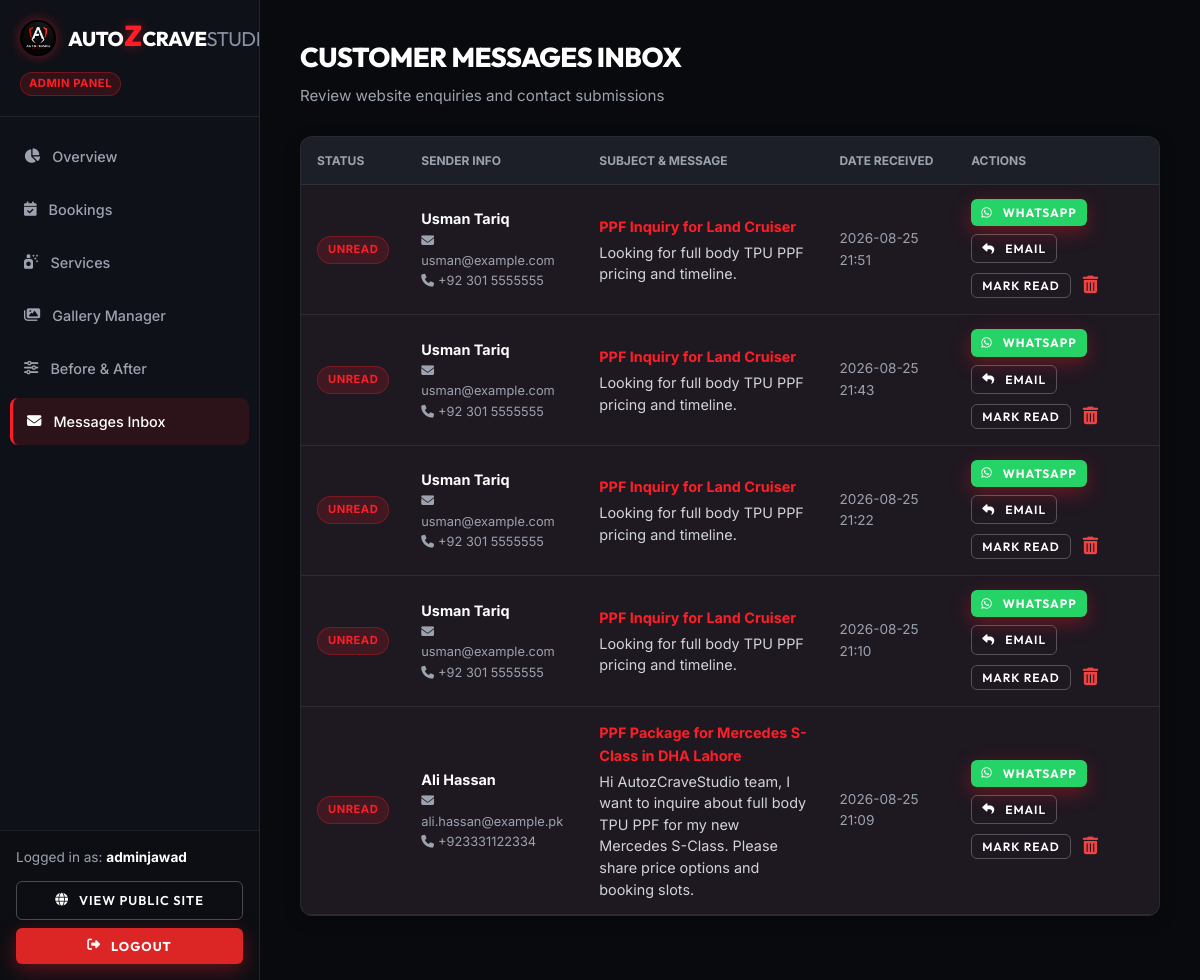
Screenshot of /admin/messages (signed in) with the database file from the repository.
### models/user.py (models this page shows, shortened)
class User(UserMixin, db.Model):
    __tablename__ = 'users'
    id = db.Column(db.Integer, primary_key=True)
    name = db.Column(db.String(100), nullable=False)
    email = db.Column(db.String(120), unique=True, nullable=False, index=True)
    password_hash = db.Column(db.String(256), nullable=False)
    role = db.Column(db.String(20), nullable=False, default='customer')  # 'admin' or 'customer'
    created_at = db.Column(db.DateTime, default=datetime.utcnow)
    def is_admin(self):
        return self.role == 'admin'

### models/contact.py (models this page shows, shortened)
class ContactMessage(db.Model):
    __tablename__ = 'contact_messages'
    id = db.Column(db.Integer, primary_key=True)
    name = db.Column(db.String(100), nullable=False)
    email = db.Column(db.String(120), nullable=False)
    phone = db.Column(db.String(30), nullable=True)
    subject = db.Column(db.String(150), nullable=False)
    message = db.Column(db.Text, nullable=False)
    status = db.Column(db.String(20), default='Unread', nullable=False)  # Unread, Read
    created_at = db.Column(db.DateTime, default=datetime.utcnow)

### routes/admin.py (the view)
@admin_bp.route('/messages')
@admin_required
def messages():
    messages_list = ContactMessage.query.order_by(ContactMessage.created_at.desc()).all()
    return render_template('admin/messages.html', messages=messages_list)

### routes/admin.py (called while the page is built)
def admin_required(f):
    @wraps(f)
    @login_required
    def decorated_function(*args, **kwargs):
        if not current_user.is_admin():
            flash('Admin authorization required.', 'error')
            return redirect(url_for('auth.login'))
        return f(*args, **kwargs)
    return decorated_function

### templates/admin/messages.html (shortened to what this page needs)
{% extends "admin/base_admin.html" %}
{% block content %}
<div class="admin-header">
    <div>
        <h1 class="admin-page-title">CUSTOMER MESSAGES INBOX</h1>
        <p style="color: var(--admin-muted); font-size: 0.95rem;">Review website enquiries and contact submissions</p>
    </div>
</div>
<div class="admin-table-container">
    <table class="admin-table">
        <thead>
            <tr>
                <th>STATUS</th>
                <th>SENDER INFO</th>
                <th>SUBJECT & MESSAGE</th>
                <th>DATE RECEIVED</th>
                <th>ACTIONS</th>
            </tr>
        </thead>
        <tbody>
            {% for m in messages %}
            <tr style="{% if m.status == 'Unread' %}background: rgba(255, 30, 39, 0.04);{% endif %}">
                <td>
                    {% if m.status == 'Unread' %}
                    <span class="badge badge-cancelled">Unread</span>
                    {% else %}
                    <span class="badge badge-completed">Read</span>
                    {% endif %}
                </td>
                <td>
                    <strong style="color: #fff; display: block;">{{ m.name }}</strong>
                    <div style="font-size: 0.8rem; color: var(--admin-muted);">
                        <i class="fa-solid fa-envelope" style="margin-right: 4px;"></i>{{ m.email }}<br>
                        {% if m.phone %}<i class="fa-solid fa-phone" style="margin-right: 4px;"></i>{{ m.phone }}{% endif %}
                    </div>
                </td>
                <td>
                    <strong style="color: var(--admin-red); display: block; margin-bottom: 4px;">{{ m.subject }}</strong>
                    <p style="font-size: 0.9rem; color: #d1d5db; line-height: 1.5; max-width: 460px;">
                        {{ m.message }}
                    </p>
                </td>
                <td style="font-size: 0.85rem; color: var(--admin-muted);">
                    {{ m.created_at.strftime('%Y-%m-%d %H:%M') }}
                </td>
                <td>
                    <div style="display: flex; align-items: center; gap: 8px; flex-wrap: wrap;">
                        {% if m.phone %}
                        <a href="https://wa.me/{{ m.phone | replace('+', '') | replace(' ', '') | replace('-', '') }}?text=Hi%20{{ m.name | urlencode }},%20thank%20you%20for%20contacting%20AutozCraveStudio%20regarding:%20{{ m.subject | urlencode }}." target="_blank" class="btn-primary" style="background:#25d366; padding: 4px 10px; font-size: 0.75rem; border:none;" title="Reply on WhatsApp">
                            <i class="fa-brands fa-whatsapp"></i> WhatsApp
                        </a>
                        {% endif %}
                        <a href="mailto:{{ m.email }}?subject=Re:%20{{ m.subject | urlencode }}%20-%20AutozCraveStudio" class="btn-outline" style="padding: 4px 10px; font-size: 0.75rem;" title="Reply by Email">
                            <i class="fa-solid fa-reply"></i> Email
                        </a>
                        <form action="{{ url_for('admin.toggle_message_read', msg_id=m.id) }}" method="POST" style="display:inline;">
                            <button type="submit" class="btn-outline" style="padding: 4px 10px; font-size: 0.75rem;">
                                Mark {% if m.status == 'Unread' %}Read{% else %}Unread{% endif %}
                            </button>
                        </form>
                        <form action="{{ url_for('admin.delete_message', msg_id=m.id) }}" method="POST" onsubmit="return confirm('Delete message from {{ m.name }}?');" style="display:inline;">
                            <button type="submit" style="background: none; border: none; color: #ef4444; cursor: pointer; font-size: 1.1rem; padding: 4px;" title="Delete Message">
                                <i class="fa-solid fa-trash-can"></i>
                            </button>
                        </form>
                    </div>
                </td>
            </tr>
            {% else %}
            <tr>
                <td colspan="5" style="text-align: center; color: var(--admin-muted); padding: 40px;">No contact messages received yet.</td>
            </tr>
            {% endfor %}
        </tbody>
    </table>
</div>
{% endblock %}

### templates/admin/base_admin.html (shortened to what this page needs)
<!DOCTYPE html>
<html lang="en">
<head>
    <link rel="stylesheet" href="https://cdnjs.cloudflare.com/ajax/libs/font-awesome/6.4.0/css/all.min.css">
    <link rel="stylesheet" href="{{ url_for('static', filename='css/style.css') }}">
    <link rel="stylesheet" href="{{ url_for('static', filename='css/admin.css') }}">
</head>
<body class="admin-body">
    <aside class="admin-sidebar" id="adminSidebar">
        <div class="admin-sidebar-header">
            <a href="{{ url_for('admin.dashboard') }}" class="brand-logo" style="font-size: 1.25rem;">
                <img src="{{ url_for('static', filename='images/logo.jpg') }}" alt="AutozCraveStudio Logo" class="brand-logo-img" style="height: 36px;">
                <span>Auto<span class="z-red">Z</span>Crave<span class="studio-gray">Studio</span></span>
            </a>
            <span style="display:inline-block; font-size:0.7rem; color:var(--red-z); background:rgba(255,30,39,0.15); border:1px solid rgba(255,30,39,0.3); padding:2px 8px; border-radius:50px; font-weight:700; margin-top:8px; letter-spacing:0.5px;">ADMIN PANEL</span>
        </div>
        <nav class="admin-nav">
            <a href="{{ url_for('admin.dashboard') }}" class="admin-nav-item {% if request.endpoint == 'admin.dashboard' %}active{% endif %}">
                <i class="fa-solid fa-chart-pie"></i> Overview
            </a>
            <a href="{{ url_for('admin.bookings') }}" class="admin-nav-item {% if request.endpoint == 'admin.bookings' %}active{% endif %}">
                <i class="fa-solid fa-calendar-check"></i> Bookings
            </a>
            <a href="{{ url_for('admin.services') }}" class="admin-nav-item {% if request.endpoint == 'admin.services' %}active{% endif %}">
                <i class="fa-solid fa-spray-can-sparkles"></i> Services
            </a>
            <a href="{{ url_for('admin.gallery') }}" class="admin-nav-item {% if request.endpoint == 'admin.gallery' %}active{% endif %}">
                <i class="fa-solid fa-images"></i> Gallery Manager
            </a>
            <a href="{{ url_for('admin.before_after') }}" class="admin-nav-item {% if request.endpoint == 'admin.before_after' %}active{% endif %}">
                <i class="fa-solid fa-sliders"></i> Before & After
            </a>
            <a href="{{ url_for('admin.messages') }}" class="admin-nav-item {% if request.endpoint == 'admin.messages' %}active{% endif %}">
                <i class="fa-solid fa-envelope"></i> Messages Inbox
            </a>
        </nav>
        <div class="admin-sidebar-footer">
            <div style="font-size: 0.85rem; color: var(--admin-muted); margin-bottom: 12px;">
                Logged in as: <strong style="color:#fff;">{{ current_user.name }}</strong>
            </div>
            <a href="{{ url_for('main.index') }}" class="btn-outline" target="_blank" style="width: 100%; padding: 8px 14px; font-size: 0.8rem; margin-bottom: 8px; text-align: center; justify-content: center;">
                <i class="fa-solid fa-globe"></i> View Public Site
            </a>
            <a href="{{ url_for('auth.logout') }}" class="btn-primary" style="width: 100%; padding: 8px 14px; font-size: 0.8rem; background: #dc2626; text-align: center; justify-content: center;">
                <i class="fa-solid fa-right-from-bracket"></i> Logout
            </a>
        </div>
    </aside>
    <main class="admin-main">
        {% block content %}{% endblock %}
    </main>
</body>
</html>

### static/css/style.css (style rules this page uses)
:root { --bg-dark: #0a0b0e; --bg-surface: #11131a; --bg-card: rgba(20, 24, 34, 0.75); --bg-card-hover: rgba(28, 33, 46, 0.85); --border-color: rgba(255, 255, 255, 0.08); --border-accent: rgba(255, 30, 39, 0.4); --text-main: #ffffff; --text-muted: #9aa1b2; --text-subtle: #6c758d; --red-z: #ff1e27; --red-glow: rgba(255, 30, 39, 0.45); --red-gradient: linear-gradient(135deg, #ff1e27 0%, #b30006 100%); --font-heading: 'Outfit', 'Montserrat', -apple-system, sans-serif; --font-body: 'Inter', -apple-system, sans-serif; --radius-sm: 6px; --radius-md: 12px; --radius-lg: 20px; --transition: all 0.3s cubic-bezier(0.16, 1, 0.3, 1); }
*, *::before, *::after { box-sizing: border-box; margin: 0; padding: 0; }
html { scroll-behavior: smooth; font-size: 16px; }
body { background-color: var(--bg-dark); color: var(--text-main); font-family: var(--font-body); line-height: 1.6; overflow-x: hidden; min-height: 100vh; display: flex; flex-direction: column; }
h1, h2, h3, h4, h5, h6 { font-family: var(--font-heading); font-weight: 700; letter-spacing: -0.02em; color: var(--text-main); }
a { color: inherit; text-decoration: none; transition: var(--transition); }
img { max-width: 100%; height: auto; display: block; }
.brand-logo { font-family: var(--font-heading); font-size: 1.6rem; font-weight: 800; letter-spacing: -0.5px; text-transform: uppercase; color: #ffffff; display: inline-flex; align-items: center; gap: 12px; margin-right: 40px; }
.brand-logo-img { height: 44px; width: auto; border-radius: 50%; box-shadow: 0 0 12px var(--red-glow); transition: transform 0.3s ease; }
.brand-logo .z-red { color: var(--red-z); text-shadow: 0 0 12px var(--red-glow); font-size: 1.8rem; line-height: 1; margin: 0 1px; }
.brand-logo .studio-gray { color: #8a91a4; font-weight: 400; }
.btn-primary { display: inline-flex; align-items: center; justify-content: center; gap: 10px; background: var(--red-gradient); color: #ffffff; font-family: var(--font-heading); font-weight: 700; text-transform: uppercase; letter-spacing: 1px; padding: 14px 32px; border-radius: var(--radius-sm); border: none; cursor: pointer; box-shadow: 0 6px 20px rgba(255, 30, 39, 0.35); transition: var(--transition); }
.btn-outline { display: inline-flex; align-items: center; justify-content: center; gap: 10px; background: transparent; color: #ffffff; font-family: var(--font-heading); font-weight: 600; text-transform: uppercase; letter-spacing: 1px; padding: 13px 30px; border-radius: var(--radius-sm); border: 1px solid rgba(255, 255, 255, 0.25); cursor: pointer; transition: var(--transition); }

### rows the page displays
User: name "adminjawad"
ContactMessage: status "UNREAD", name "Usman Tariq", email "usman@example.com", phone "+92 301 5555555", subject "PPF Inquiry for Land Cruiser", message "Looking for full body TPU PPF pricing and timeline.", created_at "2026-08-25 21:51"
ContactMessage: status "UNREAD", name "Usman Tariq", email "usman@example.com", phone "+92 301 5555555", subject "PPF Inquiry for Land Cruiser", message "Looking for full body TPU PPF pricing and timeline.", created_at "2026-08-25 21:43"
ContactMessage: status "UNREAD", name "Usman Tariq", email "usman@example.com", phone "+92 301 5555555", subject "PPF Inquiry for Land Cruiser", message "Looking for full body TPU PPF pricing and timeline.", created_at "2026-08-25 21:22"
ContactMessage: status "UNREAD", name "Usman Tariq", email "usman@example.com", phone "+92 301 5555555", subject "PPF Inquiry for Land Cruiser", message "Looking for full body TPU PPF pricing and timeline.", created_at "2026-08-25 21:10"
ContactMessage: status "UNREAD", name "Ali Hassan", email "ali.hassan@example.pk", phone "+923331122334", subject "PPF Package for Mercedes S-Class in DHA Lahore", message "Hi AutozCraveStudio team, I want to inquire about full body TPU PPF for my new Mercedes S-Class. Please share price options and booking slots.", created_at "2026-08-25 21:09"
